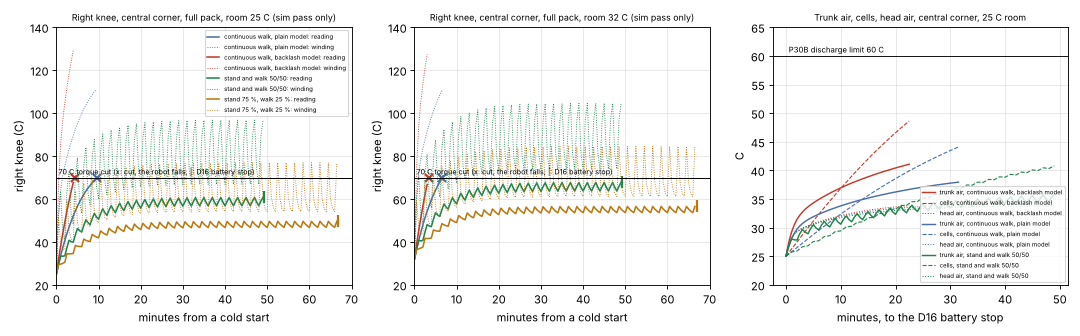

The script that saved this image:
"""Thermal twin of the Open Duck Mini v2: STS3215 two-node model per servo, coupled to the electronics in the
printed trunk and head (sim pass only).

What it does
  1. Heat per servo from the walk traces of the stock policy (the same traces as sim/runtime_thermal.py; our
     2.65 kg build from the verification run of 2026-11-02 6:36 AM ET, or the twin/electromech session CSVs when
     they exist): winding copper loss with the copper temperature coefficient, the rest of the electrical loop
     (board), the joint friction of the MJCF actuator class and the idle electronics.
  2. Two nodes per servo: winding (C_w) and servo body (C_b: case, gears, PCB, motor can), R_wc between them, and
     the body to the air by natural convection, radiation and the walking air speed on the measured outer case area
     (geometry.json, with the measured share of that area that a printed part covers). The Present Temperature
     sensor reads T_b + w (T_w - T_b); w is not published and is swept.
  3. The trunk and the head as an air node and a wall node each (measured skin areas and wall thickness, PLA
     conduction, natural convection and radiation outside); the cells as their own node; the BEC, the Pololu 2815,
     the fuse, the BMS and the 5 V regulator as steady offsets above the air. The hip yaw and neck pitch servos sit
     in the trunk air, the head roll servo in the head air; their heat goes into that air.
  4. Sessions: continuous walking (plain and backlash model), mixed walking, stand and walk 50/50 and 25/75, at a
     25 C room and a warm 32 C room, full and nominal pack; three parameter corners (low, central, high) and
     one-at-a-time sweeps. Time to the 70 C torque cut, the temperatures at the D16 battery stop, the winding
     temperature, and the timers of the Feetech over-current and overload protections.

Every parameter has a source tag (PARAMS; the tags are listed in THERMAL_TWIN.md, Sources). ASSUMPTION marks a value
with no published source; each one is swept.

Run from the repo root (numpy; matplotlib for the figure):
  TWIN_SCRATCH=<scratch folder> python3 altaay_lab/twin/thermal/twin_thermal.py
  optional: TWIN_TRACES=<folder with trace_<case>.npz> (default TWIN_SCRATCH/traces/ours)
            TWIN_EM_CSV=<twin/electromech/out> (re-run on the closed-loop session CSVs when present)
Outputs: TWIN_SCRATCH/twin_thermal/results.json (full traces), and in this folder results_summary.json,
tables.md and twin_thermal.png (small files).
"""
import json, os, sys, glob
import numpy as np

HERE = os.path.dirname(os.path.abspath(__file__))
LAB = os.path.abspath(os.path.join(HERE, "..", ".."))
SCR = os.environ.get("TWIN_SCRATCH", "/tmp/twin_thermal_scratch")
OUT = os.path.join(SCR, "twin_thermal"); os.makedirs(OUT, exist_ok=True)
TRACES = os.environ.get("TWIN_TRACES", os.path.join(SCR, "traces", "ours"))
EM_CSV = os.environ.get("TWIN_EM_CSV", os.path.join(LAB, "twin", "electromech", "out"))
GEOM = json.load(open(os.environ.get("TWIN_GEOM", os.path.join(HERE, "geometry.json"))))

# ----------------------------------------------------------------------------------------------------------------
# Parameters with their source tags (THERMAL_TWIN.md, Sources). Tuples are (low, high) ranges.
PARAMS = dict(
    # [F1] Feetech ST-3215-C001 product specification A/1 2023-06-23
    R_w25=2.5, I_idle=0.021, T_cut=70.0, T_oper_max=60.0, I_rated=0.65, I_stall=2.5, mass_g=55.0,
    # [F2] FTServo wiki STS memory table, [F3] factory register read of STS3215 units (commanderfun/STS3215)
    I_oc=310 * 0.0065, t_oc=2.0, duty_ol=0.80, t_ol=2.0, hold_torque_after_ol=0.20, unload_condition=44,
    # [B1] BAM m1 (kt, R) and the three kt values of sim/current_budget.py; [U1] MJCF class sts3215
    KTS=(1.148, 1.21164, 1.28), KT_OVER_R=3.23 / 7.4, damping=0.56, frictionloss=0.068,
    # [E1] copper resistivity temperature coefficient
    alpha_cu=3.93e-3,
    # measured: geometry.json (outer case area, case plastic volume of the three case meshes)
    V_case_cm3=8.37,
    # [E2] specific heats J/(g K), [E3] densities g/cm3
    cp_nylon=1.60, cp_glass=(0.67, 0.84), cp_metal=(0.375, 0.49), rho_nylon=(1.12, 1.17), rho_glass=(2.4, 2.8),
    # [M1] Faulhaber 1724 SR, 2224 SR, 2232 SR (17 to 22 mm DC motors)
    Rth1_class=(6.9, 10.0), tau_w1_class=(7.2, 12.0), Rth2p_class=(19.0, 27.0), tau_w2p_class=(310.0, 500.0), T_wind_max_class=125.0,
    # [E5] emissivity of plastics
    eps_plastic=(0.90, 0.97),
    # [P1] SD3D PLA data sheet k and cp, [P4] measured 3D printed PLA (AIP 2020) cp 1.2
    k_pla=0.13, cp_pla=(1.2, 1.8),
    # [P2] Ingeo 4043D Tg 55-60 C, HDT 55 C at 0.45 MPa; [P3] Bambu PLA Basic Tg 60 C, HDT 57 C at 0.45 MPa and 54 C at
    # 1.8 MPa; [P5] Overture Easy PLA TDS v5.1 Vicat 66.2 C (the lab's filament)
    Tg_pla=(55.0, 60.0), HDT045_pla=(55.0, 57.0), HDT18_pla=54.0, vicat_easy_pla=66.2,
    # [C1] Molicel P30B data sheet: DC impedance 17 mOhm (50 % SOC), discharge -40 to 60 C, 47 g max; [C2] 18650 cp
    R_cell=0.017, T_cell_max=60.0, m_cell_g=47.0, cp_cell=(0.814, 0.972),
    # [S1] Pololu 2815: 13 mOhm max at 4.5 V gate, 8.6 mOhm max at 10 V; 6 A with the MOSFETs at 55 C, 16 A at
    # 150 C, 12 V, 22 C still air
    R_sw_4v5=0.013, R_sw_10v=0.0086, sw_6A_T=55.0, sw_amb=22.0,
    # [S2] Pololu D30V30F5 efficiency graph, 5 V out: 6 V in about 97 % and 12 V in about 94 % at 0.5 to 1 A
    eta_reg5=(0.94, 0.97),
    # [S3] Raspberry Pi Zero 2 W typical bare-board active current 350 mA; throttles from 80 C, hard limit 85 C
    I_pi=0.35, T_pi_throttle=80.0,
    # [L1] lab power model (sim/POWER_PATH_SIM.md): BMS 25 mOhm max (Tenergy table), fuse 6 mOhm and XT30 1 mOhm
    # (ASSUMPTION), holder 10 to 30 mOhm (ASSUMPTION), pack wires 8.8 mOhm, BEC 0.85 efficiency (ASSUMPTION, Castle
    # publishes none), 5 V branch 3 W typical and 5 W conservative
    R_bms=(0.015, 0.025), R_fuse=0.006, R_xt30=0.002, R_holder=(0.010, 0.030), R_wires=0.0088, eta_bec=(0.80, 0.92),
    P5V=(3.0, 5.0),
    # [S4] CC BEC Pro size 47 x 33 x 22 mm and 40 g (Horizon Hobby page)
    bec_dims_mm=(47.0, 33.0, 22.0), bec_mass_g=40.0,
)
SIGMA = 5.670374e-8
NAMES = ["left_hip_yaw", "left_hip_roll", "left_hip_pitch", "left_knee", "left_ankle", "neck_pitch", "head_pitch", "head_yaw",
         "head_roll", "right_hip_yaw", "right_hip_roll", "right_hip_pitch", "right_knee", "right_ankle"]
SERVO_ID = dict(zip(NAMES, [20, 21, 22, 23, 24, 30, 31, 32, 33, 10, 11, 12, 13, 14]))
INSIDE = {"left_hip_yaw": "trunk", "right_hip_yaw": "trunk", "neck_pitch": "trunk", "head_roll": "head"}
LEG = {n for n in NAMES if any(k in n for k in ("hip_roll", "hip_pitch", "knee", "ankle"))}
# share of the walking air speed each servo sees: leg servos all of it, the neck servos outside the shells half of it
# (ASSUMPTION), the servos inside the trunk or head none
VFRAC = np.array([1.0 if n in LEG else (0.0 if n in INSIDE else 0.5) for n in NAMES])

# ----------------------------------------------------------------------------------------------------------------
# [E4] air at 1 bar, linear between 300 and 350 K: k (W/m K), nu (m2/s), Pr
def air(T_k):
    f = (T_k - 300.0) / 50.0
    return 0.02623 + 0.00371 * f, 15.89e-6 + 5.03e-6 * f, 0.707 - 0.007 * f


def h_natural(Ts, Ta, L, frac_vertical=0.69):
    """[H1] Churchill and Chu (laminar form) on the vertical faces, Lloyd and Moran on the horizontal faces"""
    dT = max(abs(Ts - Ta), 0.05); Tf = 0.5 * (Ts + Ta) + 273.15
    k, nu, pr = air(Tf); a = nu / pr; g_b = 9.81 / Tf
    ra = g_b * dT * L ** 3 / (nu * a)
    nu_v = 0.68 + 0.670 * ra ** 0.25 / (1 + (0.492 / pr) ** (9 / 16)) ** (4 / 9)
    Lh = L / 2.0; ra_h = g_b * dT * Lh ** 3 / (nu * a)
    nu_h = 0.405 * ra_h ** 0.25                                   # mean of the hot-up (0.54) and hot-down (0.27) forms
    return frac_vertical * nu_v * k / L + (1 - frac_vertical) * nu_h * k / Lh


def h_forced(v, Tf_c, L):
    """[H1] laminar flat plate, mean Nu = 0.664 Re^0.5 Pr^(1/3)"""
    if v <= 0:
        return 0.0
    k, nu, pr = air(Tf_c + 273.15)
    return 0.664 * (v * L / nu) ** 0.5 * pr ** (1 / 3) * k / L


def h_rad(Ts, Ta, eps):
    T1, T2 = Ts + 273.15, Ta + 273.15
    return eps * SIGMA * (T1 * T1 + T2 * T2) * (T1 + T2)


def h_total(Ts, Ta, v, eps, L=0.035):
    hn, hf = h_natural(Ts, Ta, L), h_forced(v, 0.5 * (Ts + Ta), L)
    return (hn ** 3 + hf ** 3) ** (1 / 3) + h_rad(Ts, Ta, eps)        # mixed convection, n = 3 [H1]

# ----------------------------------------------------------------------------------------------------------------
# Servo heat from the traces (BAM motor model as sim/current_budget.py and sim/runtime_thermal.py)
CASES = ("stand_in_place", "walk_forward_0.15", "walk_backlash", "turn_1.0", "walk_side_0.2")


def _longest(mask, dt):
    out = []
    for j in range(mask.shape[1]):
        m = np.concatenate([[0], mask[:, j].astype(np.int8), [0]]); dm = np.diff(m)
        s, e = np.where(dm == 1)[0], np.where(dm == -1)[0]
        out.append(float((e - s).max() * dt) if len(s) else 0.0)
    return np.array(out)


def servo_heat(case, vcap, kt_pick="worst", skip=2.0):
    """W per servo: winding copper at 25 C (P_cu25), the rest of the loop (P_board), friction, idle; for the kt
    value that gives the highest ('worst') or the lowest ('best') copper loss; plus the protection timers"""
    d = np.load(os.path.join(TRACES, f"trace_{case}.npz"))
    dt = float(d["dt"]); k0 = int(round(skip / dt))
    F = d["F"][k0:].astype(float); W = d["W"][k0:].astype(float)
    assert [str(x) for x in d["names"]] == NAMES
    runs = []
    for kt in PARAMS["KTS"]:
        R = kt / PARAMS["KT_OVER_R"]
        u = np.clip(F * R / kt, -vcap, vcap); I = (u - kt * W) / R
        i2 = (I ** 2).mean(0)
        fv = max(PARAMS["damping"] - kt * PARAMS["KT_OVER_R"], 0.0)
        n2 = int(round(2.0 / dt)); c = np.cumsum(np.vstack([np.zeros((1, 14)), np.abs(I)]), 0)
        runs.append(dict(kt=kt, i2=i2, P_cu25=i2 * PARAMS["R_w25"], P_board=i2 * max(R - PARAMS["R_w25"], 0.0),
                         P_fric=PARAMS["frictionloss"] * np.abs(W).mean(0) + fv * (W ** 2).mean(0),
                         oc_run=_longest(np.abs(I) > PARAMS["I_oc"], dt), ol_run=_longest(np.abs(u) / vcap > PARAMS["duty_ol"], dt),
                         I_2s_max=((c[n2:] - c[:-n2]) / n2).max(0), I_peak=np.abs(I).max(0)))
    tot = np.array([r["P_cu25"] for r in runs])
    pick = tot.argmax(0) if kt_pick == "worst" else tot.argmin(0)
    out = {k: np.array([runs[pick[j]][k][j] for j in range(14)]) for k in ("i2", "P_cu25", "P_board", "P_fric")}
    out["P_idle"] = np.full(14, PARAMS["I_idle"] * vcap)
    for k in ("oc_run", "ol_run", "I_2s_max", "I_peak"):
        out[k] = np.max([r[k] for r in runs], 0)
    out["kt"] = np.array([PARAMS["KTS"][p] for p in pick])
    return out


def scale_heat(h, cf):
    """current factor cf on the electrical losses (copper and board scale with I^2)"""
    g = dict(h); g["P_cu25"] = h["P_cu25"] * cf ** 2; g["P_board"] = h["P_board"] * cf ** 2; g["i2"] = h["i2"] * cf ** 2
    return g


def mix_heat(parts):
    """time-weighted mean of heat dicts: parts = [(weight, heat)]"""
    keys = ("i2", "P_cu25", "P_board", "P_fric", "P_idle")
    return {k: sum(w * h[k] for w, h in parts) for k in keys}

# ----------------------------------------------------------------------------------------------------------------
# Corners. Each entry is a sourced range end or a swept ASSUMPTION (comment block below).
CORNERS = {
    "low": dict(a_mid=0.90, a_contact=0.85, v_walk=0.5, eps=0.97, gf=0.40, cable_g=0.0, cp_metal=0.49, C_w=4.0, R_wc=6.9, w=0.0, cf=1.00,
                kt="best", eta_bec=0.92, R_bms=0.015, R_holder=0.010, sw_hot=1.0, P5V=3.0, cp_pla=1.8, h_in_f=1.3, bec_eps=0.9, Rbms_th=15.0, A_in_f=1.5),
    "central": dict(a_mid=0.70, a_contact=0.75, v_walk=0.2, eps=0.93, gf=0.30, cable_g=2.0, cp_metal=0.43, C_w=2.5, R_wc=10.0, w=0.1, cf=1.00,
                    kt="worst", eta_bec=0.85, R_bms=0.020, R_holder=0.020, sw_hot=1.15, P5V=3.0, cp_pla=1.5, h_in_f=1.0, bec_eps=0.5, Rbms_th=30.0, A_in_f=1.0),
    "high": dict(a_mid=0.50, a_contact=0.55, v_walk=0.0, eps=0.90, gf=0.0, cable_g=4.0, cp_metal=0.375, C_w=1.5, R_wc=15.0, w=0.3, cf=1.25,
                 kt="worst", eta_bec=0.80, R_bms=0.025, R_holder=0.030, sw_hot=1.3, P5V=5.0, cp_pla=1.2, h_in_f=0.7, bec_eps=0.1, Rbms_th=50.0, A_in_f=0.8, wall="mean"),
}
# a_mid, a_contact: share of a free face's heat loss kept where a printed part is 2 to 10 mm away or touching
#   (ASSUMPTION; physics: a 2 to 10 mm air gap conducts 2.6 to 13 W/m2K plus radiation to a warm neighbour; a
#   touching 2 to 4 mm PLA plate adds t/k = 0.015 to 0.03 m2K/W in series with its own outer face, about 75 to 85 %
#   of a free face). geometry.json gives the measured shares of each servo's case area.
# v_walk: relative air speed of a leg servo while walking, ASSUMPTION 0 to 0.5 m/s (walking 0.10 to 0.15 m/s, leg swing).
# gf: glass share of the PA+GF case (ASSUMPTION 0 to 40 %); cable_g: whether the 15 cm lead is in the 55 g (ASSUMPTION).
# cp_metal: the metal parts (motor, gears, shafts) between brass 0.375 and steel 0.49 J/gK [E2].
# C_w: winding plus armature node; coreless windings of the size class have tau_w1 / Rth1 = 0.7 to 1.7 J/K [M1];
#   an iron armature adds mass (ASSUMPTION up to 4 J/K).
# R_wc: winding to the servo body: Rth1 6.9 to 10 K/W of the size class [M1], plus the can to the servo body
#   (ASSUMPTION 0 to 5 K/W).
# w: where the sensor sits between the body (0) and the winding (1). Estimated from the two Robo9 C018 tests
#   (fit_robo9.py): only the stall-line reading of the C018 (4.44 ohm loop) explains both, and it gives w = 0.03 to
#   0.19; swept 0 to 0.3 (Feetech says the protection 'detects the current motor temperature' [F4]).
# cf: current factor on the BAM model, ASSUMPTION 1.0 to 1.25 (the data-sheet stall torque per amp is 0.6 x the BAM
#   kt: load-dependent gear friction that the m1 model lacks [B2]; CURRENT_BUDGET.md asks for up to 2 x).
# eta_bec, R_bms, R_holder, P5V: lab power model ranges [L1]; sw_hot: MOSFET on resistance hot / cold (ASSUMPTION
#   1.0 to 1.3); h_in_f: factor on the inner wall convection (ASSUMPTION); bec_eps: emissivity of the BEC case
#   (ASSUMPTION 0.1 bare metal to 0.9 painted or shrink-wrapped); Rbms_th: BMS to trunk air (ASSUMPTION 15 to 50 K/W,
#   sandwiched between two 2 mm PLA walls: 2 x t/(kA) = 28 K/W per face, plus the four 16 AWG leads).


def servo_C(c):
    rho = 1.0 / ((1 - c["gf"]) / np.mean(PARAMS["rho_nylon"]) + c["gf"] / np.mean(PARAMS["rho_glass"]))
    m_case = PARAMS["V_case_cm3"] * rho
    cp_case = (1 - c["gf"]) * PARAMS["cp_nylon"] + c["gf"] * np.mean(PARAMS["cp_glass"])
    m_rest = PARAMS["mass_g"] - m_case - c["cable_g"]
    C_total = m_case * cp_case + m_rest * c["cp_metal"]
    return dict(C_total=C_total, C_b=C_total - c["C_w"], m_case=m_case, m_rest=m_rest, cp_case=cp_case)


def servo_area(c):
    """effective outer area per servo, m2, from the measured exposure shares (geometry.json)"""
    A = np.zeros(14)
    for j, n in enumerate(NAMES):
        g = GEOM["servos"][n]
        f_free = g["free_beyond_30mm"] + g["within_10_30mm"]
        A[j] = g["outer_case_area_mm2"] * 1e-6 * (f_free + c["a_mid"] * g["within_2_10mm"] + c["a_contact"] * g["within_2mm"])
    return A

# ----------------------------------------------------------------------------------------------------------------
# Enclosures (trunk and head): air node + wall node; measured areas and wall thickness (geometry.json)
def enclosure_params(name, c):
    e = GEOM[name]
    A_out = e["outer_area_mm2"] * 1e-6
    # inner skin: the measured inner faces include mating faces between parts and ribs, so the convective inner
    # area is taken as the outer skin times A_in_f (ASSUMPTION 0.8 to 1.5), capped at the measured inner area
    A_in = min(e["inner_area_mm2"] * 1e-6, A_out * c.get("A_in_f", 1.0))
    # wall: the thin shells (median 3.0 mm) carry most of the skin; the area-weighted mean (7.0 mm, thick blocks
    # such as trunk_bottom included) is the high corner; infill is treated as solid PLA (ASSUMPTION)
    t = (e["wall_median_mm"] if c.get("wall", "median") == "median" else e["wall_area_weighted_mean_mm"]) * 1e-3
    H = e["bbox_mm"][2] * 1e-3
    m_pla = dict(trunk=406.0, head=289.3)[name]   # print/SLICE_SUMMARY.md D22: g each minus support, trunk 7 parts, head + head_bot_sheet
    C_wall = m_pla * c["cp_pla"]
    C_air = dict(trunk=60.0 * 0.8, head=30.0 * 0.8)[name]   # boards, holder, wires, BEC case near air temperature: ASSUMPTION 60 g / 30 g at 0.8 J/gK
    return dict(A_out=A_out, A_in=A_in, t=t, H=H, C_wall=C_wall, C_air=C_air, R_cond=t / (PARAMS["k_pla"] * 0.5 * (A_in + A_out)))


def sw_R_on(v_gate, c):
    """Pololu 2815 combined on resistance: straight line between the two published maxima [S1], times sw_hot"""
    r = PARAMS["R_sw_4v5"] + (PARAMS["R_sw_10v"] - PARAMS["R_sw_4v5"]) * (np.clip(v_gate, 4.5, 10.0) - 4.5) / 5.5
    return r * c["sw_hot"]


def sw_Rth(c):
    """board to air from Pololu's own point: 6 A heats the MOSFETs to 55 C in 22 C still air at 12 V [S1]; the
    on resistance at 12 V is taken as the 10 V maximum times sw_hot"""
    P = 36.0 * PARAMS["R_sw_10v"] * c["sw_hot"]
    return (PARAMS["sw_6A_T"] - PARAMS["sw_amb"]) / P

# Electrical operating points from the lab's as-built power path (sim/POWER_PATH_SIM.md 'As built', our build,
# backlash walk, typical corner; JSON of the 2026-11-02 6:39 AM ET run): pack mean / RMS, BEC out mean / RMS, bus
# and BEC out volts. Other cases scale with the servo electrical power (BAM, sim/runtime_thermal.py convention).
OP = {"full": dict(pack_mean=5.300, pack_rms=5.607, bec_mean=4.184, bec_rms=4.466, v_bus=7.873, v_bec=7.196, v_servo=7.07),
      "nominal": dict(pack_mean=5.651, pack_rms=5.912, bec_mean=4.257, bec_rms=4.525, v_bus=6.838, v_bec=6.519, v_servo=6.39)}
Q_NGSPICE = 14 * 0.05 * 7.2           # W, the servo quiescent allowance inside those ngspice currents [L1] (data sheet: 21 mA [F1])


def electrical_point(P_servo, P_servo_ref, pack, c, walking):
    """pack and BEC currents for a servo electrical power P_servo (W): the lab's as-built ngspice point (backlash
    walk, our build) scaled by the servo power, with this corner's BEC efficiency; the 5 V branch draws the
    ngspice 5 W through 0.85 on the pack side [L1] (the head heat uses the corner's P5V, below)"""
    o = OP[pack]
    s_servo = (P_servo + Q_NGSPICE) / (P_servo_ref + Q_NGSPICE)
    bec_mean = o["bec_mean"] * s_servo
    bec_rms = bec_mean * (o["bec_rms"] / o["bec_mean"] if walking else 1.0)
    P_bec_out = o["v_bec"] * bec_mean
    P5_pack = 5.0 / 0.85
    P_bus = P_bec_out / c["eta_bec"] + P5_pack
    P_bus_ref = o["v_bec"] * o["bec_mean"] / 0.85 + P5_pack
    pack_mean = o["pack_mean"] * P_bus / P_bus_ref
    pack_rms = pack_mean * (o["pack_rms"] / o["pack_mean"] if walking else 1.0)
    P5 = c["P5V"]; eta5 = np.mean(PARAMS["eta_reg5"])
    return dict(bec_mean=bec_mean, bec_rms=bec_rms, P_bec_out=P_bec_out, P_bec_loss=P_bec_out / c["eta_bec"] - P_bec_out, P5=P5,
                P_reg_loss=P5 / eta5 - P5, pack_mean=pack_mean, pack_rms=pack_rms, v_bus=o["v_bus"])


def trunk_losses(ep, c):
    """W per item from the pack currents (RMS for I^2 R) and the BEC loss"""
    I = ep["pack_rms"]
    return dict(cells=2 * I * I * PARAMS["R_cell"], holder=I * I * c["R_holder"], bms=I * I * c["R_bms"], fuse=I * I * PARAMS["R_fuse"],
                xt30=I * I * PARAMS["R_xt30"], switch=I * I * sw_R_on(ep["v_bus"], c), wires=I * I * PARAMS["R_wires"],
                bec=ep["P_bec_loss"], bec_leads=ep["bec_rms"] ** 2 * 0.004, logic=0.15)
# bec_leads: 2 x 22 AWG x 100 mm in parallel plus P11 16 AWG 100 mm, about 4 mOhm [L1]; logic: Waveshare adapter,
# BNO055 and charger idle, ASSUMPTION 0.15 W.

# ----------------------------------------------------------------------------------------------------------------
def simulate(sched, heats, eps_of, c, Ta, t_end=90 * 60.0, dt=0.5, guard=None, A_scale=None, trunk_fan=1.0, record=10.0):
    """coupled transient: 14 servos (2 nodes each), trunk air and wall, cells, head air and wall.
    sched(t) -> state key; heats[key] = dict(servo=heat dict, trunk=dict of W, head=W).
    guard: dict(stop=C, resume=C, rest='stand') stands the robot when the hottest sensor reaches stop."""
    sc = servo_C(c); A = servo_area(c) * (A_scale if A_scale is not None else 1.0)
    et, eh = enclosure_params("trunk", c), enclosure_params("head", c)
    C_cells = 2 * PARAMS["m_cell_g"] * np.mean(PARAMS["cp_cell"])
    # default geometry is the P30B 18650 the first thermal run used. A P45B run sets cell_d_mm and cell_h_mm.
    # cell_area_frac is the share of the can that faces bay air (ASSUMPTION 0.5; the sleeve covers the rest).
    A_cells = 2 * (np.pi * PARAMS.get("cell_d_mm", 18.6) * PARAMS.get("cell_h_mm", 65.2)) * 1e-6 * PARAMS.get("cell_area_frac", 0.5)
    ins_t = np.array([INSIDE.get(n) == "trunk" for n in NAMES]); ins_h = np.array([INSIDE.get(n) == "head" for n in NAMES])
    Tw = np.full(14, Ta); Tb = np.full(14, Ta)
    T_ta, T_tw, T_c, T_ha, T_hw = Ta, Ta, Ta, Ta, Ta
    t_cut = np.full(14, np.nan); Tw_cut = np.full(14, np.nan)
    rec = dict(t=[], Ts=[], Tw=[], Tb=[], trunk_air=[], trunk_wall=[], cells=[], head_air=[], state=[])
    state_g, walk_t, n = "walk", 0.0, int(round(t_end / dt))
    max_Ts, max_Tw, max_Tb = np.full(14, -1e9), np.full(14, -1e9), np.full(14, -1e9)
    for s in range(n):
        t = s * dt
        key = sched(t)
        if guard is not None and key not in ("stand", "off"):
            hot = np.max(Tb + c["w"] * (Tw - Tb))
            if state_g == "walk" and hot >= guard["stop"]:
                state_g = "rest"
            elif state_g == "rest" and hot <= guard["resume"]:
                state_g = "walk"
            if state_g == "rest":
                key = guard.get("rest", "stand")
        walking = key not in ("stand", "off")
        if walking:
            walk_t += dt
        H = heats[key]; hs = H["servo"]
        Tamb = np.where(ins_t, T_ta, np.where(ins_h, T_ha, Ta))
        if s % 20 == 0:
            v = c["v_walk"] if walking else 0.0
            hh = np.array([h_total(Tb[j], Tamb[j], v * VFRAC[j], c["eps"]) for j in range(14)])
            # enclosure coefficients
            hto = h_total(T_tw, Ta, 0.13 if walking else 0.0, np.mean(PARAMS["eps_plastic"]), L=et["H"])
            hti = h_natural(T_ta, T_tw, L=0.5 * et["H"]) * c["h_in_f"] * trunk_fan
            hho = h_total(T_hw, Ta, 0.13 if walking else 0.0, np.mean(PARAMS["eps_plastic"]), L=eh["H"])
            hhi = h_natural(T_ha, T_hw, L=0.5 * eh["H"]) * c["h_in_f"]
            hc = h_natural(T_c, T_ta, L=0.0186) * c["h_in_f"] * trunk_fan
        on = np.isnan(t_cut)                                     # after its 70 C cut a servo carries no torque: idle only
        P_w = np.where(on, hs["P_cu25"] * (1 + PARAMS["alpha_cu"] * (Tw - 25.0)), 0.0)
        P_b = np.where(on, hs["P_board"] + hs["P_fric"], 0.0) + hs["P_idle"]
        q_wb = (Tw - Tb) / c["R_wc"]; q_ba = hh * A * (Tb - Tamb)
        Tw = Tw + dt * (P_w - q_wb) / c["C_w"]
        Tb = Tb + dt * (P_b + q_wb - q_ba) / sc["C_b"]
        # trunk: the heat of the electronics (not the cells) and of the servos inside leaves their surfaces partly by
        # convection into the air and partly by radiation straight to the walls: share AIR_SHARE to the air
        # (ASSUMPTION 0.6: convection and radiation coefficients are of the same size for eps 0.5 to 0.9 surfaces).
        # The cells (their own node) exchange with the air by convection and with the walls by radiation.
        Lt = H["trunk"]
        q_cells_conv = hc * A_cells * (T_c - T_ta)
        q_cells_rad = h_rad(T_c, T_tw, 0.9) * A_cells * (T_c - T_tw)
        q_comp = sum(v for k, v in Lt.items() if k not in ("cells", "holder")) + q_ba[ins_t].sum()
        q_tw = hti * et["A_in"] * (T_ta - T_tw)
        q_to = (T_tw - Ta) / (0.5 * et["R_cond"] + 1.0 / (hto * et["A_out"]))
        q_vent = c.get("G_vent", 0.0) * (T_ta - Ta)              # forced air exchange through vents (mitigation runs only)
        T_ta += dt * (c.get("air_share", 0.6) * q_comp + q_cells_conv - q_tw - q_vent) / et["C_air"]
        T_tw += dt * ((1 - c.get("air_share", 0.6)) * q_comp + q_cells_rad + q_tw - q_to) / et["C_wall"]
        T_c += dt * (Lt["cells"] + Lt["holder"] - q_cells_conv - q_cells_rad) / C_cells
        q_head = H["head"] + q_ba[ins_h].sum()
        q_hw = hhi * eh["A_in"] * (T_ha - T_hw)
        q_ho = (T_hw - Ta) / (0.5 * eh["R_cond"] + 1.0 / (hho * eh["A_out"]))
        T_ha += dt * (c.get("air_share", 0.6) * q_head - q_hw) / eh["C_air"]
        T_hw += dt * ((1 - c.get("air_share", 0.6)) * q_head + q_hw - q_ho) / eh["C_wall"]
        Ts = Tb + c["w"] * (Tw - Tb)
        new = np.isnan(t_cut) & (Ts >= PARAMS["T_cut"]); t_cut[new] = t; Tw_cut[new] = Tw[new]
        max_Ts = np.maximum(max_Ts, Ts); max_Tw = np.maximum(max_Tw, Tw); max_Tb = np.maximum(max_Tb, Tb)
        if s % int(round(record / dt)) == 0:
            for k_, v_ in (("t", t), ("Ts", Ts.copy()), ("Tw", Tw.copy()), ("Tb", Tb.copy()), ("trunk_air", T_ta), ("trunk_wall", T_tw),
                           ("cells", T_c), ("head_air", T_ha), ("state", key)):
                rec[k_].append(v_)
    out = {k: (np.array(v) if k != "state" else v) for k, v in rec.items()}
    out.update(t_cut=t_cut, Tw_at_cut=Tw_cut, walk_share=walk_t / t_end, max_Ts=max_Ts, max_Tw=max_Tw, max_Tb=max_Tb)
    return out


class HeatWalk:
    """One step of simulate(), fed an explicit heat dict. Same nodes, same update."""

    def __init__(self, c, Ta, dt):
        self.c, self.Ta, self.dt = c, float(Ta), float(dt)
        self.sc = servo_C(c)
        self.A = servo_area(c)
        self.et, self.eh = enclosure_params("trunk", c), enclosure_params("head", c)
        self.C_cells = 2 * PARAMS["m_cell_g"] * np.mean(PARAMS["cp_cell"])
        self.A_cells = 2 * (np.pi * PARAMS.get("cell_d_mm", 18.6) * PARAMS.get("cell_h_mm", 65.2)) * 1e-6 * PARAMS.get("cell_area_frac", 0.5)
        self.ins_t = np.array([INSIDE.get(n) == "trunk" for n in NAMES])
        self.ins_h = np.array([INSIDE.get(n) == "head" for n in NAMES])
        self.Tw = np.full(14, Ta)
        self.Tb = np.full(14, Ta)
        self.T_ta = self.T_tw = self.T_c = self.T_ha = self.T_hw = float(Ta)
        self.t_cut = np.full(14, np.nan)
        self.s = 0
        self.hh = self.hto = self.hti = self.hho = self.hhi = self.hc = None
        self.Ts = np.full(14, Ta)
        self.max_Ts = np.full(14, -1e9)
        self.walk_t = 0.0
        self.t = 0.0

    def step(self, H, walking):
        c, dt = self.c, self.dt
        s = self.s
        Tw, Tb = self.Tw, self.Tb
        T_ta, T_tw, T_c, T_ha, T_hw = self.T_ta, self.T_tw, self.T_c, self.T_ha, self.T_hw
        Ta = self.Ta
        if walking:
            self.walk_t += dt
        hs = H["servo"]
        Tamb = np.where(self.ins_t, T_ta, np.where(self.ins_h, T_ha, Ta))
        if self.hh is None or s % 20 == 0:
            v = c["v_walk"] if walking else 0.0
            self.hh = np.array([h_total(Tb[j], Tamb[j], v * VFRAC[j], c["eps"]) for j in range(14)])
            self.hto = h_total(T_tw, Ta, 0.13 if walking else 0.0, np.mean(PARAMS["eps_plastic"]), L=self.et["H"])
            self.hti = h_natural(T_ta, T_tw, L=0.5 * self.et["H"]) * c["h_in_f"]
            self.hho = h_total(T_hw, Ta, 0.13 if walking else 0.0, np.mean(PARAMS["eps_plastic"]), L=self.eh["H"])
            self.hhi = h_natural(T_ha, T_hw, L=0.5 * self.eh["H"]) * c["h_in_f"]
            self.hc = h_natural(T_c, T_ta, L=0.0186) * c["h_in_f"]
        hh = self.hh
        on = np.isnan(self.t_cut)
        P_w = np.where(on, hs["P_cu25"] * (1 + PARAMS["alpha_cu"] * (Tw - 25.0)), 0.0)
        P_b = np.where(on, hs["P_board"] + hs["P_fric"], 0.0) + hs["P_idle"]
        q_wb = (Tw - Tb) / c["R_wc"]
        q_ba = hh * self.A * (Tb - Tamb)
        Tw = Tw + dt * (P_w - q_wb) / c["C_w"]
        Tb = Tb + dt * (P_b + q_wb - q_ba) / self.sc["C_b"]
        Lt = H["trunk"]
        q_cells_conv = self.hc * self.A_cells * (T_c - T_ta)
        q_cells_rad = h_rad(T_c, T_tw, 0.9) * self.A_cells * (T_c - T_tw)
        q_comp = sum(v for k, v in Lt.items() if k not in ("cells", "holder")) + q_ba[self.ins_t].sum()
        q_tw = self.hti * self.et["A_in"] * (T_ta - T_tw)
        q_to = (T_tw - Ta) / (0.5 * self.et["R_cond"] + 1.0 / (self.hto * self.et["A_out"]))
        T_ta += dt * (c.get("air_share", 0.6) * q_comp + q_cells_conv - q_tw) / self.et["C_air"]
        T_tw += dt * ((1 - c.get("air_share", 0.6)) * q_comp + q_cells_rad + q_tw - q_to) / self.et["C_wall"]
        T_c += dt * (Lt["cells"] + Lt["holder"] - q_cells_conv - q_cells_rad) / self.C_cells
        q_head = H["head"] + q_ba[self.ins_h].sum()
        q_hw = self.hhi * self.eh["A_in"] * (T_ha - T_hw)
        q_ho = (T_hw - Ta) / (0.5 * self.eh["R_cond"] + 1.0 / (self.hho * self.eh["A_out"]))
        T_ha += dt * (c.get("air_share", 0.6) * q_head - q_hw) / self.eh["C_air"]
        T_hw += dt * ((1 - c.get("air_share", 0.6)) * q_head + q_hw - q_ho) / self.eh["C_wall"]
        Ts = Tb + c["w"] * (Tw - Tb)
        new = np.isnan(self.t_cut) & (Ts >= PARAMS["T_cut"])
        self.t_cut[new] = self.t
        self.Tw, self.Tb = Tw, Tb
        self.T_ta, self.T_tw, self.T_c, self.T_ha, self.T_hw = T_ta, T_tw, T_c, T_ha, T_hw
        self.Ts = Ts
        self.max_Ts = np.maximum(self.max_Ts, Ts)
        self.t += dt
        self.s += 1
        return Ts


# ----------------------------------------------------------------------------------------------------------------
# Steady hot spots above the local air (W x K/W), and the BEC case from its size
def hot_spots(L, T_air, c, ep):
    out = {}
    # BEC Pro: free faces of its 47 x 33 x 22 mm box (the 47 x 33 face sits on 1.1 mm foam tape; no heat through it)
    a, b, h = PARAMS["bec_dims_mm"]
    A_bec = (2 * (a * b + a * h + b * h) - a * b) * 1e-6
    T = T_air + 20.0
    for _ in range(30):                      # h depends on the case temperature
        hb = h_natural(T, T_air, L=0.033) + h_rad(T, T_air, c["bec_eps"])
        T = T_air + L["bec"] / (hb * A_bec)
    out["bec_case"] = T
    # Pololu 2815
    out["switch_mosfets"] = T_air + L["switch"] * sw_Rth(c)
    # fuse holder body 50 x 17.2 x 17.2 mm, one long face on tape
    A_f = (2 * 17.2 * 17.2 + 3 * 50 * 17.2) * 1e-6
    T = T_air + 5.0
    for _ in range(30):
        hf = h_natural(T, T_air, L=0.0172) + h_rad(T, T_air, 0.9)
        T = T_air + L["fuse"] / (hf * A_f)
    out["fuse_holder"] = T
    out["bms"] = T_air + L["bms"] * c["Rbms_th"]
    return out


def regulator_hot(P_loss, T_air):
    """Pololu D30V30F5, 0.7 x 0.8 in board on foam tape: one face and the edges to the air"""
    A = (17.8 * 20.3 + 2 * (17.8 + 20.3) * 3.0) * 1e-6
    T = T_air + 5.0
    for _ in range(30):
        hr = h_natural(T, T_air, L=0.0178) + h_rad(T, T_air, 0.9)
        T = T_air + P_loss / (hr * A)
    return T

# ----------------------------------------------------------------------------------------------------------------
# Battery time to the D16 stop for our 2.65 kg build (sim/runtime_thermal.py discharge model, unchanged)
def d16_minutes():
    os.environ["ODM_SCRATCH"] = os.path.join(SCR, "rt_scratch")
    tr = os.path.join(SCR, "rt_scratch", "added_mass", "traces")
    os.makedirs(tr, exist_ok=True)
    for vn in ("ours", "stock"):
        p = os.path.join(tr, vn)
        if not os.path.exists(p):
            os.symlink(os.path.join(os.path.dirname(TRACES), vn), p)
    sys.path.insert(0, os.path.join(LAB, "sim"))
    import runtime_thermal as RT
    S = {c: RT.case_stats("ours", c) for c in ("stand_in_place", "walk_forward_0.15", "walk_backlash", "turn_1.0", "walk_side_0.2")}
    duty = {"continuous walk, plain model": {"walk_forward_0.15": 1.0}, "continuous walk, backlash model": {"walk_backlash": 1.0},
            "mixed walking (1/2 forward, 1/4 turn, 1/4 side)": {"walk_forward_0.15": 0.5, "turn_1.0": 0.25, "walk_side_0.2": 0.25},
            "stand and walk 50/50": {"stand_in_place": 0.5, "walk_forward_0.15": 0.5},
            "stand 75 %, walk 25 %": {"stand_in_place": 0.75, "walk_forward_0.15": 0.25},
            "stand and walk 50/50, backlash": {"stand_in_place": 0.5, "walk_backlash": 0.5},
            "stand 75 %, walk 25 %, backlash": {"stand_in_place": 0.75, "walk_backlash": 0.25}}
    out = {}
    for dn, mix in duty.items():
        cc = RT.CORNERS["typical"]
        Ps = sum(f * S[case]["per_kt"][str(cc["kt"])]["P_servo_W"] for case, f in mix.items())
        r = RT.discharge(RT.pack_power(Ps, cc), cc["R_path"], ("cell", 3.5))
        out[dn] = dict(minutes=round(r["minutes"], 1), P_servo_W=round(Ps, 2))
    Pservo = {c: S[c]["per_kt"]["1.148"]["P_servo_W"] for c in S}
    return out, Pservo

# ----------------------------------------------------------------------------------------------------------------
SESSIONS = {
    # name: (list of (state, seconds) repeated, walk model)
    "continuous walk, plain model": ([("walk", 60.0)], "plain"),
    "continuous walk, backlash model": ([("walk", 60.0)], "backlash"),
    "mixed walking (1/2 forward, 1/4 turn, 1/4 side)": ([("walk", 60.0)], "mixed"),
    "stand and walk 50/50": ([("walk", 60.0), ("stand", 60.0)], "plain"),
    "stand 75 %, walk 25 %": ([("walk", 30.0), ("stand", 90.0)], "plain"),
    "stand and walk 50/50, backlash": ([("walk", 60.0), ("stand", 60.0)], "backlash"),
    "stand 75 %, walk 25 %, backlash": ([("walk", 30.0), ("stand", 90.0)], "backlash"),
}


def make_sched(pattern):
    per = sum(d for _, d in pattern)
    def f(t):
        x = t % per
        for st, d in pattern:
            if x < d:
                return st
            x -= d
        return pattern[-1][0]
    return f


def em_ratio(walk_model, pack):
    """closed-loop winding RMS current at this pack state over the full-pack value, per servo, from the
    twin/electromech pack-state runs (out/states_<walk>.json, typical corner, seed none); None if absent"""
    f = os.path.join(EM_CSV, f"states_{'plain' if walk_model == 'mixed' else walk_model}.json")
    if pack == "full" or not os.path.exists(f):
        return None
    d = json.load(open(f))
    sel = {e["state"]: e["closed"]["Im_rms"] for e in d if e.get("kind") == "pack state" and e.get("seed") is None and e.get("corner") == "typical"}
    if "full" not in sel or pack not in sel:
        return None
    return np.array([sel[pack][n] / sel["full"][n] if sel["full"][n] > 0 else 1.0 for n in NAMES])


def build_heats(pack, c, Pservo, walk_model):
    """heat inputs for the 'walk' and 'stand' states. Full pack: the open-loop traces with the servo volts capped
    at the full-pack mean. Nominal pack: the full-pack heat times the closed-loop current ratio of twin/electromech
    when that file exists (the robot walks slower and draws less), else the traces capped at the nominal volts."""
    vcap = OP[pack]["v_servo"]
    ratio = em_ratio(walk_model, pack)
    if ratio is not None:
        vcap = OP["full"]["v_servo"]
    hs = {case: scale_heat(servo_heat(case, vcap, c["kt"]), c["cf"]) for case in CASES}
    if ratio is not None:
        for case in CASES:
            if case != "stand_in_place":
                hs[case] = dict(hs[case]); r2 = ratio ** 2
                for k in ("i2", "P_cu25", "P_board"):
                    hs[case][k] = hs[case][k] * r2
    if walk_model == "plain":
        hw, Pw = hs["walk_forward_0.15"], Pservo["walk_forward_0.15"]
    elif walk_model == "backlash":
        hw, Pw = hs["walk_backlash"], Pservo["walk_backlash"]
    else:
        hw = mix_heat([(0.5, hs["walk_forward_0.15"]), (0.25, hs["turn_1.0"]), (0.25, hs["walk_side_0.2"])])
        Pw = 0.5 * Pservo["walk_forward_0.15"] + 0.25 * Pservo["turn_1.0"] + 0.25 * Pservo["walk_side_0.2"]
    hst, Pst = hs["stand_in_place"], Pservo["stand_in_place"]
    out = {}
    for key, h, P, walking in (("walk", hw, Pw, True), ("stand", hst, Pst, False)):
        ep = electrical_point(P * c["cf"] ** 2, Pservo["walk_backlash"], pack, c, walking)
        L = trunk_losses(ep, c)
        head = ep["P5"] + ep["P_reg_loss"]
        out[key] = dict(servo=h, trunk=L, head=head, ep=ep)
    return out, hs


def run_all():
    d16, Pservo = d16_minutes()
    res = dict(d16=d16, Pservo=Pservo, runs={}, heat={}, protections={})
    # heat table and protection timers (central corner, full pack, cf 1)
    c0 = CORNERS["central"]
    for pack in ("full", "nominal"):
        for case in CASES:
            h = servo_heat(case, OP[pack]["v_servo"], "worst")
            res["heat"][f"{pack}|{case}"] = {n: dict(I_rms=float(np.sqrt(h["i2"][j])), P_cu25=float(h["P_cu25"][j]), P_board=float(h["P_board"][j]),
                                                     P_fric=float(h["P_fric"][j]), P_idle=float(h["P_idle"][j]), oc_run_s=float(h["oc_run"][j]),
                                                     ol_run_s=float(h["ol_run"][j]), I_2s_max=float(h["I_2s_max"][j]), I_peak=float(h["I_peak"][j]))
                                             for j, n in enumerate(NAMES)}
    # main grid: sessions x ambient x pack x corner
    for sname, (pattern, wm) in SESSIONS.items():
        for pack in ("full", "nominal"):
            for cn, c in CORNERS.items():
                heats, _ = build_heats(pack, c, Pservo, wm)
                for Ta in (25.0, 32.0):
                    r = simulate(make_sched(pattern), heats, None, c, Ta)
                    key = f"{sname}|{pack}|{cn}|{Ta:.0f}"
                    res["runs"][key] = summarize(r, d16.get(sname, d16.get(sname.replace(", backlash", ""), {})).get("minutes"), heats, c, Ta)
                    if cn == "central" and pack == "full":
                        res["runs"][key]["trace"] = dict(t=r["t"][::3].tolist(), Ts=r["Ts"][::3].round(2).tolist(), Tw=r["Tw"][::3].round(2).tolist(),
                                                         Tb=r["Tb"][::3].round(2).tolist(), trunk_air=r["trunk_air"][::3].round(2).tolist(),
                                                         cells=r["cells"][::3].round(2).tolist(), head_air=r["head_air"][::3].round(2).tolist())
        print("done", sname, flush=True)
    return res


def summarize(r, t_d16_min, heats, c, Ta):
    j_k = [NAMES.index("left_knee"), NAMES.index("right_knee")]
    t_cut = r["t_cut"] / 60.0
    out = dict(t_cut_min={n: (None if np.isnan(t_cut[j]) else round(float(t_cut[j]), 1)) for j, n in enumerate(NAMES)},
               Tw_at_cut={n: (None if np.isnan(r["Tw_at_cut"][j]) else round(float(r["Tw_at_cut"][j]), 1)) for j, n in enumerate(NAMES)},
               max_Ts={n: round(float(r["max_Ts"][j]), 1) for j, n in enumerate(NAMES)},
               max_Tw={n: round(float(r["max_Tw"][j]), 1) for j, n in enumerate(NAMES)},
               max_Tb={n: round(float(r["max_Tb"][j]), 1) for j, n in enumerate(NAMES)},
               t_d16_min=t_d16_min, walk_share=round(r["walk_share"], 3))
    if t_d16_min:
        i = int(np.clip(np.searchsorted(r["t"], t_d16_min * 60.0), 0, len(r["t"]) - 1))
        out["at_d16"] = dict(Ts={n: round(float(r["Ts"][i, j]), 1) for j, n in enumerate(NAMES)},
                             Tw={n: round(float(r["Tw"][i, j]), 1) for j, n in enumerate(NAMES)},
                             Tb={n: round(float(r["Tb"][i, j]), 1) for j, n in enumerate(NAMES)},
                             trunk_air=round(float(r["trunk_air"][i]), 1), trunk_wall=round(float(r["trunk_wall"][i]), 1),
                             cells=round(float(r["cells"][i]), 1), head_air=round(float(r["head_air"][i]), 1))
        hs = hot_spots(heats["walk"]["trunk"], float(r["trunk_air"][i]), c, heats["walk"]["ep"])
        out["at_d16"]["hot_spots"] = {k: round(float(v), 1) for k, v in hs.items()}
        out["at_d16"]["regulator"] = round(float(regulator_hot(heats["walk"]["ep"]["P_reg_loss"], float(r["head_air"][i]))), 1)
    out["end"] = dict(trunk_air=round(float(r["trunk_air"][-1]), 1), cells=round(float(r["cells"][-1]), 1), head_air=round(float(r["head_air"][-1]), 1))
    out["losses_walk"] = {k: round(float(v), 3) for k, v in heats["walk"]["trunk"].items()}
    out["losses_stand"] = {k: round(float(v), 3) for k, v in heats["stand"]["trunk"].items()}
    out["head_walk_W"] = round(float(heats["walk"]["head"]), 3)
    return out




def steady_servo(heat, c, Ta_vec, walking=True):
    """steady winding, body and sensor temperatures per servo (no time limit, no cut), for a constant heat dict"""
    A = servo_area(c)
    Tb = np.array(Ta_vec, float) + 10.0; Tw = Tb + 10.0
    v = c["v_walk"] if walking else 0.0
    for _ in range(200):
        P_w = heat["P_cu25"] * (1 + PARAMS["alpha_cu"] * (Tw - 25.0))
        P_b = heat["P_board"] + heat["P_fric"] + heat["P_idle"]
        h = np.array([h_total(Tb[j], Ta_vec[j], v * VFRAC[j], c["eps"]) for j in range(14)])
        Tb_new = Ta_vec + (P_w + P_b) / (h * A)
        Tw_new = Tb_new + P_w * c["R_wc"]
        if np.max(np.abs(Tb_new - Tb)) < 1e-4 and np.max(np.abs(Tw_new - Tw)) < 1e-4:
            break
        Tb, Tw = 0.5 * (Tb + Tb_new), 0.5 * (Tw + Tw_new)
    return dict(Tb=Tb, Tw=Tw, Ts=Tb + c["w"] * (Tw - Tb), R_ba=1.0 / (h * A))


# ----------------------------------------------------------------------------------------------------------------
# Sensitivity, mitigations, the electromech re-run, tables
def one_at_a_time(Pservo, d16):
    """vary one parameter from the central corner to its low and high value; right knee, full pack, 25 C"""
    base = CORNERS["central"]
    keys = ["a_mid", "v_walk", "eps", "gf", "cp_metal", "C_w", "R_wc", "w", "cf", "kt"]
    out = {}
    for k in keys:
        out[k] = {}
        for side in ("low", "high"):
            c = dict(base); c[k] = CORNERS[side][k]
            if k == "a_mid":
                c["a_contact"] = CORNERS[side]["a_contact"]
            row = {}
            for sname in ("continuous walk, plain model", "continuous walk, backlash model", "stand and walk 50/50"):
                pattern, wm = SESSIONS[sname]
                heats, _ = build_heats("full", c, Pservo, wm)
                r = simulate(make_sched(pattern), heats, None, c, 25.0, t_end=60 * 60.0)
                j = NAMES.index("right_knee")
                row[sname] = dict(value=c[k], t_cut_min=None if np.isnan(r["t_cut"][j]) else round(float(r["t_cut"][j] / 60), 1),
                                  max_Ts=round(float(r["max_Ts"][j]), 1))
            out[k][side] = row
    return out


def mitigations(Pservo, d16):
    base = CORNERS["central"]; out = {}
    plans = {
        "none": dict(c={}, guard=None, A_scale=None),
        "thermal guard: stand at 55 C, walk again at 45 C (Present Temperature)": dict(c={}, guard=dict(stop=55.0, resume=45.0, rest="stand"), A_scale=None),
        "thermal guard: stand at 55 C, walk again at 50 C": dict(c={}, guard=dict(stop=55.0, resume=50.0, rest="stand"), A_scale=None),
        "thermal guard with torque-off rests (robot on a stand): stop 55 C, resume 45 C": dict(c={}, guard=dict(stop=55.0, resume=45.0, rest="off"), A_scale=None),
        "clip-on aluminium heat sinks on the knee cases (+30 % effective area, ASSUMPTION)": dict(c={}, guard=None, A_scale="knees1.3"),
        "trunk fan and vents (forced exchange 0.3 W/K, 3 x inner convection, ASSUMPTION)": dict(c=dict(G_vent=0.3), guard=None, A_scale=None, fan=3.0),
    }
    for pname, p in plans.items():
        out[pname] = {}
        for sname in ("continuous walk, plain model", "continuous walk, backlash model", "stand and walk 50/50"):
            for Ta in (25.0, 32.0):
                c = dict(base); c.update(p["c"])
                pattern, wm = SESSIONS[sname]
                heats, _ = build_heats("full", c, Pservo, wm)
                # torque-off rest: servo heat is the idle current only; electronics as standing
                off = dict(servo={k: (np.zeros(14) if k != "P_idle" else heats["stand"]["servo"]["P_idle"]) for k in ("i2", "P_cu25", "P_board", "P_fric", "P_idle")},
                           trunk=heats["stand"]["trunk"], head=heats["stand"]["head"], ep=heats["stand"]["ep"])
                heats["off"] = off
                A_scale = None
                if p["A_scale"] == "knees1.3":
                    A_scale = np.array([1.3 if "knee" in n else 1.0 for n in NAMES])
                r = simulate(make_sched(pattern), heats, None, c, Ta, guard=p["guard"], A_scale=A_scale, trunk_fan=p.get("fan", 1.0))
                j = NAMES.index("right_knee")
                t16 = d16.get(sname, {}).get("minutes")
                i16 = int(np.clip(np.searchsorted(r["t"], (t16 or 90) * 60.0), 0, len(r["t"]) - 1))
                out[pname][f"{sname}|{Ta:.0f}"] = dict(t_cut_min=None if np.isnan(r["t_cut"][j]) else round(float(r["t_cut"][j] / 60), 1),
                                                       max_Ts_knee=round(float(r["max_Ts"][j]), 1), max_Tw_knee=round(float(r["max_Tw"][j]), 1),
                                                       walk_share=round(r["walk_share"], 3), trunk_air_at_d16=round(float(r["trunk_air"][i16]), 1),
                                                       cells_at_d16=round(float(r["cells"][i16]), 1),
                                                       walking_minutes_in_90=round(r["walk_share"] * 90, 1))
    return out


def steady_table(Pservo):
    out = {}
    for cn in ("low", "central", "high"):
        c = CORNERS[cn]
        for wm, case in (("plain", "walk_forward_0.15"), ("backlash", "walk_backlash")):
            h = scale_heat(servo_heat(case, OP["full"]["v_servo"], c["kt"]), c["cf"])
            for Ta in (25.0, 32.0):
                st = steady_servo(h, c, np.full(14, Ta))
                out[f"{cn}|{wm}|{Ta:.0f}"] = {n: dict(Tb=round(float(st["Tb"][j]), 1), Tw=round(float(st["Tw"][j]), 1), Ts=round(float(st["Ts"][j]), 1),
                                                      R_ba=round(float(st["R_ba"][j]), 2), P_total=round(float(h["P_cu25"][j] + h["P_board"][j] + h["P_fric"][j] + h["P_idle"][j]), 2))
                                              for j, n in enumerate(NAMES)}
    return out


def em_sessions():
    """the twin/electromech closed-loop session CSVs (5 s bins), when present: per-servo motor RMS current per bin"""
    files = sorted(glob.glob(os.path.join(EM_CSV, "session_*.csv")))
    out = {}
    for f in files:
        lines = [l for l in open(f).read().splitlines() if l and not l.startswith("#")]
        hdr = lines[0].split(","); rows = [[float(x) if x else np.nan for x in l.split(",")] for l in lines[1:]]
        A = np.array(rows)
        col = {h: i for i, h in enumerate(hdr)}
        if not all(f"im_rms_{SERVO_ID[n]}" in col for n in NAMES):
            continue
        out[os.path.basename(f)] = dict(t=A[:, col["t_s"]], im_rms=np.array([A[:, col[f"im_rms_{SERVO_ID[n]}"]] for n in NAMES]).T,
                                        i_pack=A[:, col["i_pack"]] if "i_pack" in col else None, v_bus=A[:, col["v_bus"]] if "v_bus" in col else None,
                                        i_bec=A[:, col["i_bec_out"]] if "i_bec_out" in col else None, fallen=A[:, col["fallen"]] if "fallen" in col else None)
    return out


def run_em(Pservo):
    """re-run the knee and all servos on the closed-loop currents: copper and board from each bin's motor RMS current,
    friction and idle from the open-loop trace of the same walk (not in the CSV)"""
    ses = em_sessions(); out = {}
    for name, S in ses.items():
        walk = "backlash" if "backlash" in name else "plain"
        for cn in ("central", "high", "low"):
            c = CORNERS[cn]
            base, _ = build_heats("full", c, Pservo, walk)
            fr = base["walk"]["servo"]
            R_loop = PARAMS["KTS"][0] / PARAMS["KT_OVER_R"]
            t = S["t"]
            def sched(tt, t=t):
                return int(np.clip(np.searchsorted(t, tt), 0, len(t) - 1))
            heats = {}
            for i in range(len(t)):
                i2 = np.nan_to_num(S["im_rms"][i]) ** 2 * c["cf"] ** 2
                heats[i] = dict(servo=dict(i2=i2, P_cu25=i2 * PARAMS["R_w25"], P_board=i2 * (R_loop - PARAMS["R_w25"]), P_fric=fr["P_fric"], P_idle=fr["P_idle"]),
                                trunk=base["walk"]["trunk"], head=base["walk"]["head"])
            for Ta in (25.0, 32.0):
                r = simulate(sched, heats, None, c, Ta, t_end=float(t[-1]))
                out[f"{name}|{cn}|{Ta:.0f}"] = dict(t_cut_min={n: (None if np.isnan(r["t_cut"][j]) else round(float(r["t_cut"][j] / 60), 1)) for j, n in enumerate(NAMES)},
                                                    max_Ts={n: round(float(r["max_Ts"][j]), 1) for j, n in enumerate(NAMES)},
                                                    session_min=round(float(t[-1]) / 60, 1),
                                                    knee_im_rms_mean={n: round(float(np.nanmean(S["im_rms"][:, NAMES.index(n)])), 3) for n in ("left_knee", "right_knee")})
    return out


def main():
    res = run_all()
    print("one at a time", flush=True)
    res["oat"] = one_at_a_time(res["Pservo"], res["d16"])
    print("mitigations", flush=True)
    res["mitigations"] = mitigations(res["Pservo"], res["d16"])
    res["steady"] = steady_table(res["Pservo"])
    res["corners"] = {cn: dict(c, **{k: round(float(v), 2) for k, v in servo_C(c).items()}) for cn, c in CORNERS.items()}
    res["enclosure"] = {cn: {k: {kk: round(float(vv), 5) for kk, vv in enclosure_params(k, CORNERS[cn]).items()} for k in ("trunk", "head")} for cn in CORNERS}
    res["switch_Rth_K_per_W"] = {cn: round(sw_Rth(CORNERS[cn]), 1) for cn in CORNERS}
    try:
        res["em"] = run_em(res["Pservo"])
    except Exception as e:  # noqa: BLE001
        res["em"] = dict(error=repr(e))
    json.dump(res, open(os.path.join(OUT, "results.json"), "w"), indent=1, default=float)
    small = {k: v for k, v in res.items() if k != "runs"}
    small["runs"] = {k: {kk: vv for kk, vv in v.items() if kk != "trace"} for k, v in res["runs"].items()}
    json.dump(small, open(os.path.join(HERE, "results_summary.json"), "w"), indent=0, default=float)
    write_tables(res)
    try:
        plot(res)
    except Exception as e:  # noqa: BLE001
        print("plot skipped:", e)
    print("wrote", os.path.join(OUT, "results.json"), "and", os.path.join(HERE, "results_summary.json"))


def _fmt_cut(t, mx):
    return f"**{t:.0f} min**" if t is not None else f"no cut (peak {mx:.0f} C)"


def write_tables(res):
    L = []; P = L.append
    P("# Thermal twin tables (generated by twin_thermal.py; sim pass only)\n")
    P("## D16 battery stop, our 2.65 kg build (sim/runtime_thermal.py discharge model, typical corner)\n")
    P("| Session | Minutes to the D16 stop | Servo electrical W |"); P("|---|---|---|")
    for k, v in res["d16"].items():
        P(f"| {k} | {v['minutes']:.1f} | {v['P_servo_W']:.1f} |")
    P("\n## Heat per servo, full pack (BAM model, worst kt; W)\n")
    for case in ("walk_forward_0.15", "walk_backlash", "stand_in_place"):
        P(f"\n{case}:\n"); P("| Servo | I rms (A) | winding copper at 25 C | board | friction | idle | total | longest run over 2.0 A (s) | longest run over 80 % duty (s) | highest 2 s mean current (A) |")
        P("|---|---|---|---|---|---|---|---|---|---|")
        for n in NAMES:
            h = res["heat"][f"full|{case}"][n]
            tot = h["P_cu25"] + h["P_board"] + h["P_fric"] + h["P_idle"]
            P(f"| {n} | {h['I_rms']:.2f} | {h['P_cu25']:.2f} | {h['P_board']:.2f} | {h['P_fric']:.2f} | {h['P_idle']:.2f} | {tot:.2f} | {h['oc_run_s']:.3f} | {h['ol_run_s']:.3f} | {h['I_2s_max']:.2f} |")
    P("\n## Knee (worse of the two): time to the 70 C cut or the peak reading within 90 min\n")
    P("| Session | Pack | Room | low corner | central corner | high corner | central: knee reading / winding at the D16 stop |")
    P("|---|---|---|---|---|---|---|")
    for sname in SESSIONS:
        for pack in ("full", "nominal"):
            for Ta in ("25", "32"):
                cells = []
                for cn in ("low", "central", "high"):
                    r = res["runs"][f"{sname}|{pack}|{cn}|{Ta}"]
                    ts = [r["t_cut_min"][k] for k in ("left_knee", "right_knee") if r["t_cut_min"][k] is not None]
                    mx = max(r["max_Ts"]["left_knee"], r["max_Ts"]["right_knee"])
                    cells.append(_fmt_cut(min(ts) if ts else None, mx))
                rc = res["runs"][f"{sname}|{pack}|central|{Ta}"]
                kc = [rc["t_cut_min"][k] for k in ("left_knee", "right_knee") if rc["t_cut_min"][k] is not None]
                if kc and rc.get("t_d16_min") and min(kc) <= rc["t_d16_min"]:
                    kk = min(("left_knee", "right_knee"), key=lambda k: rc["t_cut_min"][k] if rc["t_cut_min"][k] is not None else 1e9)
                    tail = f"cut at {min(kc):.0f} min, winding {rc['Tw_at_cut'][kk]:.0f} C then"
                elif rc.get("at_d16"):
                    a = rc["at_d16"]; kk = max(("left_knee", "right_knee"), key=lambda k: a["Ts"][k])
                    tail = f"{a['Ts'][kk]:.0f} C / {a['Tw'][kk]:.0f} C at {rc['t_d16_min']:.0f} min"
                else:
                    tail = "-"
                P(f"| {sname} | {pack} | {Ta} C | " + " | ".join(cells) + f" | {tail} |")
    P("\n## Every servo, central corner, full pack: time to the cut (min) or peak reading (C)\n")
    snames = list(SESSIONS)
    P("| Servo | " + " | ".join(f"{s} {Ta} C" for s in snames[:5] for Ta in ("25", "32")) + " |")
    P("|---|" + "---|" * 10)
    for n in NAMES:
        cells = []
        for s in snames[:5]:
            for Ta in ("25", "32"):
                r = res["runs"][f"{s}|full|central|{Ta}"]
                t = r["t_cut_min"][n]
                cells.append(f"**{t:.0f}**" if t is not None else f"{r['max_Ts'][n]:.0f} C")
        P(f"| {n} | " + " | ".join(cells) + " |")
    P("\n## Steady temperatures if walking never stopped (no cut applied), full pack\n")
    P("| Corner, walk, room | right knee: body / winding / reading | left knee | worst ankle | worst hip pitch | head pitch |"); P("|---|---|---|---|---|---|")
    for k, v in res["steady"].items():
        def f(n): return f"{v[n]['Tb']:.0f} / {v[n]['Tw']:.0f} / {v[n]['Ts']:.0f}"
        an = max(("left_ankle", "right_ankle"), key=lambda n: v[n]["Ts"]); hp = max(("left_hip_pitch", "right_hip_pitch"), key=lambda n: v[n]["Ts"])
        P(f"| {k.replace('|', ', ')} C | {f('right_knee')} | {f('left_knee')} | {an}: {f(an)} | {hp}: {f(hp)} | {f('head_pitch')} |")
    P("\n## One parameter at a time from the central corner (right knee, full pack, 25 C)\n")
    P("| Parameter | low value: plain / backlash / 50-50 | high value: plain / backlash / 50-50 |"); P("|---|---|---|")
    for k, v in res["oat"].items():
        def g(side):
            row = v[side]; val = list(row.values())[0]["value"]
            return f"{val}: " + " / ".join((f"{x['t_cut_min']:.0f} min" if x["t_cut_min"] is not None else f"{x['max_Ts']:.0f} C") for x in row.values())
        P(f"| {k} | {g('low')} | {g('high')} |")
    P("\n## Electronics in the trunk and the head (central corner, full pack, at the D16 stop)\n")
    P("| Session, room | trunk air | trunk wall | cells | head air | BEC case | Pololu 2815 MOSFETs | fuse holder | BMS | 5 V regulator |"); P("|---|---|---|---|---|---|---|---|---|---|")
    for sname in SESSIONS:
        for Ta in ("25", "32"):
            for cn in ("central", "high"):
                r = res["runs"][f"{sname}|full|{cn}|{Ta}"]
                a = r.get("at_d16")
                if not a:
                    continue
                hs = a["hot_spots"]
                P(f"| {sname}, {Ta} C, {cn} | {a['trunk_air']:.0f} | {a['trunk_wall']:.0f} | {a['cells']:.0f} | {a['head_air']:.0f} | {hs['bec_case']:.0f} | {hs['switch_mosfets']:.0f} | {hs['fuse_holder']:.0f} | {hs['bms']:.0f} | {a['regulator']:.0f} |")
    P("\n## Trunk losses while walking (W), central and high corner, full pack\n")
    for sname in ("continuous walk, plain model", "continuous walk, backlash model"):
        for cn in ("central", "high"):
            r = res["runs"][f"{sname}|full|{cn}|25"]
            P(f"- {sname}, {cn}: " + ", ".join(f"{k} {v:.2f}" for k, v in r["losses_walk"].items()) + f"; total {sum(r['losses_walk'].values()):.2f} W; head 5 V branch and regulator {r['head_walk_W']:.2f} W")
    P("\n## Printed parts against the servo cases (geometry.json) and the servo body temperature they see\n")
    P("Body node = the servo case and its contents (the PLA at a touching face sees about this). PLA: HDT 49 to 57 C, Tg 55 to 60 C, Vicat 66.2 C (Overture Easy PLA).\n")
    P("| Servo | printed parts touching the case (under 0.3 mm), mm2 | horn faces on printed parts, mm2 | body peak: plain walk 25 / 32 C | backlash walk 25 / 32 C | 50/50 25 / 32 C | 25/75 25 / 32 C |")
    P("|---|---|---|---|---|---|---|")
    PRN = {"left_knee_to_ankle_left_sheet": "knee_to_ankle_left_sheet", "left_knee_to_ankle_right_sheet": "knee_to_ankle_right_sheet"}
    for n in NAMES:
        g = GEOM["servos"][n]
        parts = ", ".join(f"{PRN.get(x['part'], x['part'])} {x['area_under_0p3mm_mm2']:.0f}" for x in g["contacts"] if x["area_under_0p3mm_mm2"] > 0)
        horns = ", ".join(f"{h['horn'].replace('_palonier', '')} on {PRN.get(h['part'], h['part'])} {h['area_under_0p3mm_mm2']:.0f}" for h in g["horn_contacts"])
        cells = []
        for s_ in ("continuous walk, plain model", "continuous walk, backlash model", "stand and walk 50/50", "stand 75 %, walk 25 %"):
            cells.append(" / ".join(f"{res['runs'][f'{s_}|full|central|{Ta}']['max_Tb'][n]:.0f}" for Ta in ("25", "32")))
        P(f"| {n} | {parts or '-'} | {horns or '-'} | " + " | ".join(cells) + " |")
    P("\n## Mitigations (central corner, full pack; right knee)\n")
    P("| Plan | Session, room | knee: time to cut or peak | knee winding peak | walking minutes in 90 | trunk air / cells at the D16 stop |"); P("|---|---|---|---|---|---|")
    for pname, v in res["mitigations"].items():
        for key, x in v.items():
            s, Ta = key.split("|")
            cut = f"**{x['t_cut_min']:.0f} min**" if x["t_cut_min"] is not None else f"no cut, peak {x['max_Ts_knee']:.0f} C"
            P(f"| {pname} | {s}, {Ta} C | {cut} | {x['max_Tw_knee']:.0f} C | {x['walking_minutes_in_90']:.0f} | {x['trunk_air_at_d16']:.0f} / {x['cells_at_d16']:.0f} C |")
    if isinstance(res.get("em"), dict) and res["em"] and "error" not in res["em"]:
        P("\n## Re-run on the twin/electromech closed-loop sessions\n")
        P("| Session file, corner, room | session minutes | knee time to cut or peak | knee mean motor RMS current |"); P("|---|---|---|---|")
        for k, v in res["em"].items():
            ts = [v["t_cut_min"][n] for n in ("left_knee", "right_knee") if v["t_cut_min"][n] is not None]
            mx = max(v["max_Ts"]["left_knee"], v["max_Ts"]["right_knee"])
            P(f"| {k.replace('|', ', ')} C | {v['session_min']} | {_fmt_cut(min(ts) if ts else None, mx)} | {v['knee_im_rms_mean']} |")
    open(os.path.join(HERE, "tables.md"), "w").write("\n".join(L) + "\n")


def plot(res):
    """right knee reading and winding until the D16 stop (a cross marks the 70 C cut: the robot falls there);
    trunk air, cells and head air until the D16 stop"""
    import matplotlib; matplotlib.use("Agg"); import matplotlib.pyplot as plt
    fig, axs = plt.subplots(1, 3, figsize=(13.5, 4.2))
    cols = {"continuous walk, plain model": "#4a6fa5", "continuous walk, backlash model": "#c0392b", "stand and walk 50/50": "#1e8449", "stand 75 %, walk 25 %": "#b9770e"}
    j = NAMES.index("right_knee")
    for ax, Ta in zip(axs[:2], ("25", "32")):
        for s, col in cols.items():
            run = res["runs"][f"{s}|full|central|{Ta}"]; tr = run.get("trace")
            if not tr:
                continue
            t = np.array(tr["t"]) / 60; Ts = np.array(tr["Ts"])[:, j]; Tw = np.array(tr["Tw"])[:, j]
            t16 = res["d16"].get(s, {}).get("minutes") or t[-1]
            tc = run["t_cut_min"]["right_knee"]
            end = min(t16, tc) if tc is not None else t16
            m = t <= end
            ax.plot(t[m], Ts[m], color=col, lw=1.4, label=f"{s}: reading")
            ax.plot(t[m], Tw[m], color=col, lw=0.8, ls=":", label=f"{s}: winding")
            if tc is not None and tc <= t16:
                ax.plot([tc], [70.0], marker="x", color=col, ms=8, mew=2)
            else:
                ax.plot([t16], [Ts[m][-1]], marker="|", color=col, ms=10, mew=2)
        ax.axhline(70, color="k", lw=0.9); ax.text(0.5, 71.5, "70 C torque cut (x: cut, the robot falls; |: D16 battery stop)", fontsize=6.5)
        ax.set_xlabel("minutes from a cold start"); ax.set_ylabel("right knee (C)"); ax.set_ylim(20, 140); ax.set_xlim(0, 70); ax.grid(alpha=0.3)
        ax.set_title(f"Right knee, central corner, full pack, room {Ta} C (sim pass only)", fontsize=8)
    axs[0].legend(fontsize=5.5, loc="upper right", ncol=1)
    for s, col in (("continuous walk, backlash model", "#c0392b"), ("continuous walk, plain model", "#4a6fa5"), ("stand and walk 50/50", "#1e8449")):
        tr = res["runs"][f"{s}|full|central|25"]["trace"]
        t = np.array(tr["t"]) / 60; m = t <= res["d16"][s]["minutes"]
        axs[2].plot(t[m], np.array(tr["trunk_air"])[m], color=col, lw=1.3, label=f"trunk air, {s}")
        axs[2].plot(t[m], np.array(tr["cells"])[m], color=col, lw=1.0, ls="--", label=f"cells, {s}")
        axs[2].plot(t[m], np.array(tr["head_air"])[m], color=col, lw=0.9, ls=":", label=f"head air, {s}")
    axs[2].axhline(60, color="k", lw=0.8); axs[2].text(0.5, 60.6, "P30B discharge limit 60 C", fontsize=7)
    axs[2].set_xlabel("minutes, to the D16 battery stop"); axs[2].set_ylabel("C"); axs[2].set_ylim(20, 65); axs[2].grid(alpha=0.3)
    axs[2].legend(fontsize=5.5, loc="lower right")
    axs[2].set_title("Trunk air, cells, head air, central corner, 25 C room", fontsize=8)
    fig.tight_layout(); fig.savefig(os.path.join(HERE, "twin_thermal.png"), dpi=80); plt.close(fig)


if __name__ == "__main__":
    main()
